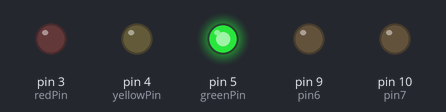
The sketch below on a simulated Arduino Uno, built with avr-gcc and run on an emulated ATmega328P. Parts: output pins drawn as LEDs (lit = HIGH).

Above: at 0.5 s.
At 1.5 s:
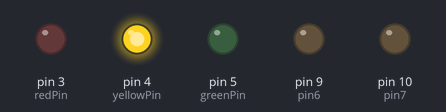
At 2.5 s:
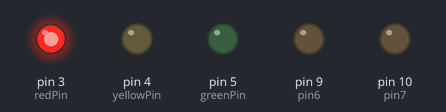
At 3.5 s:
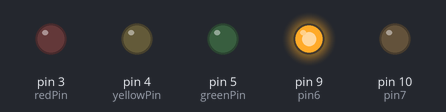
At 4.5 s:
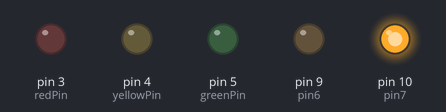
Timing chart, 0 to 6.5 s (numbered marks = the images above):
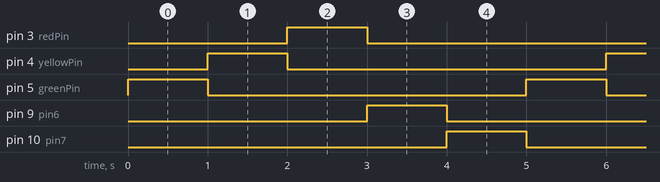

The sketch:

BlinkOneAtTime.ino
```cpp
int redPin = 3;
int yellowPin = 4;
int greenPin = 5;
int pin6 = 9;
int pin7 = 10;
void setup() {
  // put your setup code here, to run once:
  for(int i = 0; i <= 13; i++){
        pinMode(i, INPUT);
  }

  pinMode(redPin, OUTPUT);
  pinMode(yellowPin, OUTPUT);
  pinMode(greenPin, OUTPUT);
  pinMode(pin6, OUTPUT);
  pinMode(pin7, OUTPUT);

}

void loop() {
  // put your main code here, to run repeatedly:

  digitalWrite(greenPin, HIGH);
  delay(1000);
  digitalWrite(greenPin, LOW);

  digitalWrite(yellowPin, HIGH);
  delay(1000);
  digitalWrite(yellowPin, LOW);


  digitalWrite(redPin, HIGH);
  delay(1000);
  digitalWrite(redPin, LOW);


  digitalWrite(pin6, HIGH);
  delay(1000);
  digitalWrite(pin6, LOW);


  digitalWrite(pin7, HIGH);
  delay(1000);
  digitalWrite(pin7, LOW);

}
```

Measured:
- by itself, pin 3 (redPin), pin 4 (yellowPin), pin 5 (greenPin), pin 9 (pin6), pin 10 (pin7): alternates HIGH for 1.0 s and LOW for 4.0 s
- by itself, everything shown: repeats every 5.0 s, in 6 steps
